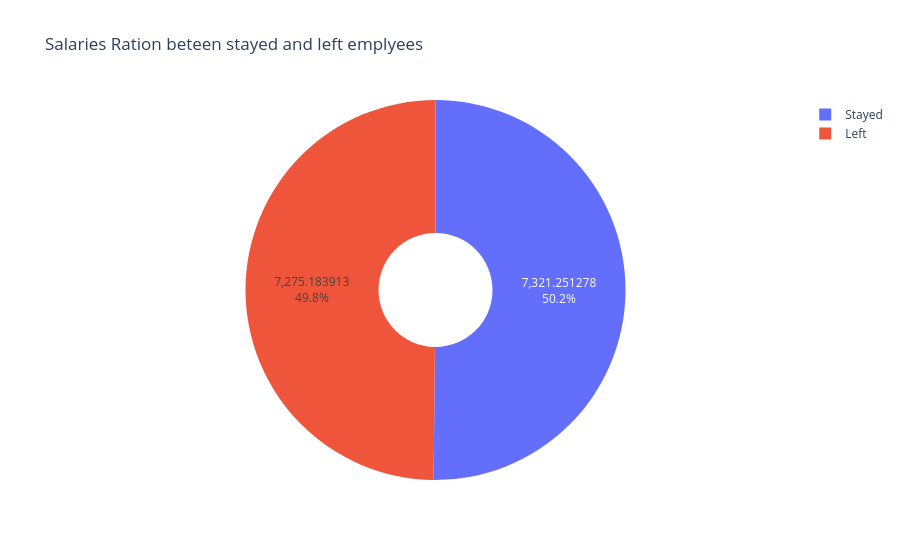

The code cell stored with this chart in its notebook:
### Markdown cell above
---
---
---

### Code cell
# is the reason in مادي ولا معنوي

d = df.groupby('attrition')['monthly_income'].mean().reset_index(name='average_income')
d

fig = px.pie(d,
             names='attrition',
             values='average_income',
             title='Salaries Ration beteen stayed and left emplyees',
             hole=0.3,
             )

fig.update_traces(textinfo='percent+value')
fig.show()

### Figure 1 — Plotly figure (JSON) as saved in the notebook; plotly's stock layout.template omitted (floating-point values rounded to 4 significant figures)
{"data": [{"domain": {"x": [0, 1], "y": [0, 1]}, "hole": 0.3, "hovertemplate": "attrition=%{label}<br>average_income=%{value}<extra></extra>", "labels": ["Left", "Stayed"], "legendgroup": "", "name": "", "showlegend": true, "textinfo": "percent+value", "type": "pie", "values": [7275.0, 7321.0]}], "layout": {"legend": {"tracegroupgap": 0}, "title": {"text": "Salaries Ration beteen stayed and left emplyees"}}}
